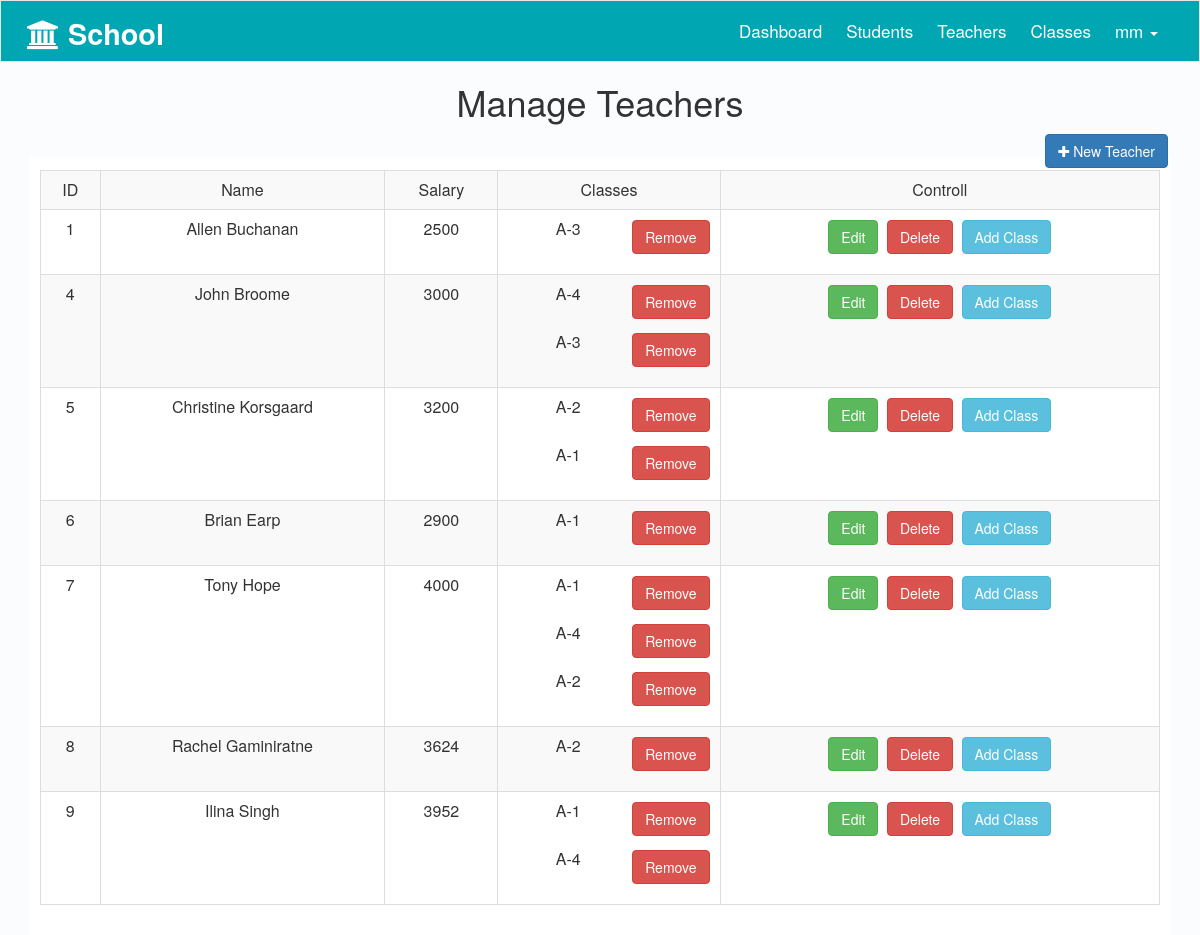
The app's page /school/admin/teachers.php (signed in) with its own data.
### tables this page shows
CREATE TABLE `teachers` (
  `T_ID` int(11) NOT NULL,
  `T_Name` varchar(255) NOT NULL,
  `T_Salary` int(11) NOT NULL
);

CREATE TABLE `teacher_class` (
  `TC_ID` int(11) NOT NULL,
  `T_id` int(11) NOT NULL,
  `C_id` int(11) NOT NULL
);

CREATE TABLE `classes` (
  `C_ID` int(11) NOT NULL,
  `C_Name` varchar(255) NOT NULL
);

### school/admin/teachers.php (the view, shortened to what this page needs)
<?php
if (isset($_SESSION['USER_ID'])) {
    include 'init.php';
    $do = isset($_GET['do']) ? $_GET['do'] : 'manage';
    if ($do == 'manage') {
        $stmt = $con->prepare("SELECT
                                      *
                               FROM
                                      teachers ");
        $stmt->execute();
        $teachers = $stmt->fetchAll();
        ?>
        <div class="container">
            <h1 class="text-center">Manage Teachers</h1>
            <a class="btn btn-primary  pull-right" href="?do=add"><i class="fa fa-plus"></i> New Teacher</a>
            <div class="manage  text-center">
                <?php
                if ($stmt->rowCount() < 1)
                echo "There is no data to display!!";
                else {
                ?>
                <table class="table table-bordered table-responsive  table-striped table-hover">
                    <tr>
                        <td>ID</td>
                        <td>Name</td>
                        <td>Salary</td>
                        <td>Classes</td>
                        <td>Controll</td>
                    </tr>
                    <?php
                    foreach ($teachers as $teacher) {
                        ?>
                        <tr>
                            <td><?php echo $teacher['T_ID']; ?></td>
                            <td><?php echo $teacher['T_Name']; ?></td>
                            <td><?php echo $teacher['T_Salary']; ?></td>
                            <td>
                                <?php
                                $stmt1 = $con->prepare("SELECT
                                                                  teacher_class.*,
                                                                  classes.C_Name as c_name
                                                        FROM
                                                                  teacher_class
                                                        INNER JOIN
                                                                  classes
                                                        ON
                                                                  classes.C_ID = teacher_class.C_id
                                                        WHERE
                                                                  T_id=?");
                                $stmt1->execute(array($teacher['T_ID']));
                                $teacher_classes = $stmt1->fetchAll();
                                if ($stmt1->rowCount() < 1) echo "Doesn't teach to any class !!";
                                else {
                                    foreach ($teacher_classes as $teacher_class) {
                                        ?>
                                        <div class="t_class clearfix">
                                            <span><?php echo $teacher_class['c_name']; ?></span>
                                            <a href="?do=delete_class&class_id=<?php echo $teacher_class['C_id'] ?>&teacher_id=<?php echo $teacher_class['T_id']; ?>"
                                               class="btn btn-danger pull-right">Remove</a><br>
                                        </div>
                                        <?php
                                    }
                                }
                                ?>
                            </td>
                            <td>
                                <a href="?do=edit&teacher_id=<?php echo $teacher['T_ID']; ?>"
                                   class="btn btn-success">Edit</a>
                                <a href="?do=delete&teacher_id=<?php echo $teacher['T_ID']; ?>"
                                   class="btn btn-danger confirm">Delete</a>
                                <a href="?do=add_class&teacher_id=<?php echo $teacher['T_ID']; ?>"
                                   class="btn btn-info">Add Class</a>
                            </td>
                        </tr>
                        <?php
                    }
                    ?>
                </table>
            </div>
            <?php
            }
            ?>
        </div>
        <?php
    }
            ?>
            <?php
    include $temp . 'footer.php';
} else {
    header('location: index.php');
    exit();
}

### school/admin/layout/css/admin-style.css (style rules this page uses)
body { background-color: #FAFCFE; font-size: 16px; }
.btn { margin: 2px; }
.manage { background-color: #FFFFFF; padding: 10px; margin-top: 35px; }
.t_class { margin-bottom: 10px; }

### records on screen
teachers: T_ID "1", T_Name "Allen Buchanan", T_Salary "2500"
teacher_class: C.C_Name "A-3"
teachers: T_ID "4", T_Name "John Broome", T_Salary "3000"
teacher_class: C.C_Name "A-4"
teacher_class: C.C_Name "A-3"
teachers: T_ID "5", T_Name "Christine Korsgaard", T_Salary "3200"
teacher_class: C.C_Name "A-2"
teacher_class: C.C_Name "A-1"
teachers: T_ID "6", T_Name "Brian Earp", T_Salary "2900"
teacher_class: C.C_Name "A-1"
teachers: T_ID "7", T_Name "Tony Hope", T_Salary "4000"
teacher_class: C.C_Name "A-1"
teacher_class: C.C_Name "A-4"
teacher_class: C.C_Name "A-2"
teachers: T_ID "8", T_Name "Rachel Gaminiratne", T_Salary "3624"
teacher_class: C.C_Name "A-2"
teachers: T_ID "9", T_Name "Ilina Singh", T_Salary "3952"
teacher_class: C.C_Name "A-1"
teacher_class: C.C_Name "A-4"

### other values on screen
$_SESSION['USERNAME'] "mm"
